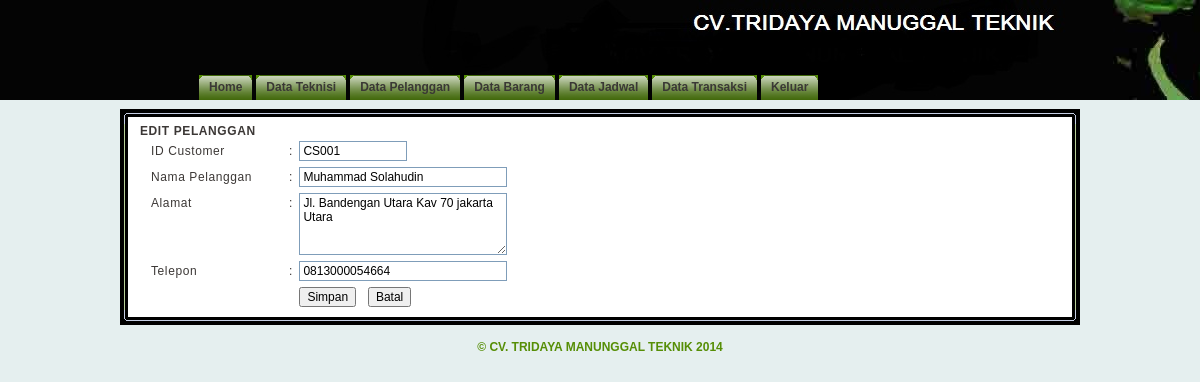
Page /admin.php?page=pelanggan_edit&aksi=edit&id_pelanggan=CS001 (signed in) on the committed database.
### tables this page shows
CREATE TABLE `pelanggan` (
  `id_pelanggan` varchar(5) NOT NULL,
  `nama` varchar(100) NOT NULL,
  `alamat` varchar(100) NOT NULL,
  `ktp` varchar(50) NOT NULL,
  `tempat_lahir` varchar(50) NOT NULL,
  `tanggal_lahir` date NOT NULL,
  `telepon` varchar(15) NOT NULL,
  PRIMARY KEY (`id_pelanggan`)
);

### include/class.php (called while the page is built, shortened)
<?php
class pelanggan {
    function bacadata($field, $id_pelanggan) {
        $query = mysql_query("SELECT * FROM pelanggan WHERE id_pelanggan = '$id_pelanggan'");
        $data = mysql_fetch_array($query);
        if ($field == 'id_pelanggan')
            return $data['id_pelanggan'];
        else if ($field == 'nama')
            return $data['nama'];
        else if ($field == 'alamat')
            return $data['alamat'];
        else if ($field == 'ktp')
            return $data['ktp'];
        else if ($field == 'tempat_lahir')
            return $data['tempat_lahir'];
        else if ($field == 'tanggal_lahir')
            return $data['tanggal_lahir'];
        else if ($field == 'telepon')
            return $data['telepon'];
    }
}
?>

### pelanggan_edit.php (the view, shortened to what this page needs)
<?php
include_once 'include/class.php';
$cust = new pelanggan();
if (isset($_GET['aksi'])) {
    if ($_GET['aksi'] == 'hapus') {
        $id = $_GET['id_pelanggan'];
        $cust->hapuscust($id);
    }
    else if ($_GET['aksi'] == 'edit') {
        $id = $_GET['id_pelanggan'];
        ?>
        <link rel="stylesheet" href="kalender/calendar.css" type="text/css">
        <b>EDIT PELANGGAN</b>
        <table width="100%"  border="0" cellspacing="0" cellpadding="3">
            <form name="pelanggan" action="?page=pelanggan_edit&aksi=update" method="post" onsubmit="return chekForm(this)">
                <tr>
                    <td width="15%"><div class="tabtxt">ID Customer</div></td>
                    <td width="2%"><div class="tabtxt">:</div></td>
                    <td width="83%">
                        <input name="id_pelanggan" style="width:100px" type="textfield" class="tfield" value="<?php echo $cust->bacadata('id_pelanggan', $id); ?>" readonly>
                    </td>
                </tr>
                <tr>
                    <td width="15%"><div class="tabtxt">Nama Pelanggan</div></td>
                    <td width="2%"><div class="tabtxt">:</div></td>
                    <td width="83%">
                        <input name="nama" style="width:200px" type="textfield" class="tfield" value="<?php echo $cust->bacadata('nama', $id); ?>">
                    </td>
                </tr>
                <tr>
                    <td valign="top"><div class="tabtxt">Alamat</div></td>
                    <td valign="top"><div class="tabtxt">:</div></td>
                    <td>
                        <textarea name="alamat" style="width:200px" class="tfield" rows="4"><?php echo $cust->bacadata('alamat', $id); ?></textarea>
                    </td>
                </tr>
                <tr>
                    <td><div class="tabtxt">Telepon</div></td>
                    <td><div class="tabtxt">:</div></td>
                    <td>
                        <input name="ktp" style="width:200px" type="textfield" class="tfield" value="<?php echo $cust->bacadata('ktp', $id); ?>">
                    </td>
                </tr>
                <tr>
                    <td colspan="2">&nbsp;</td>
                    <td>
                        <input name="submit" type="submit" class="button" value="Simpan">&nbsp;&nbsp;
                        <input type="button" class="button" value="Batal" onclick=self.history.back()>
                    </td>
                </tr>
            </form>
        </table>
        <?php
    } else if ($_GET['aksi'] == 'update') {
        $cust->updatecust($_POST['id_pelanggan'], $_POST['nama'], $_POST['alamat'], $_POST['ktp'], $_POST['tmpt_lahir'], tgl_ind_to_eng($_POST['tgl_lahir']), $_POST['telp']);
    }
}
?>

### css/style2.css (style rules this page uses)
html, body { margin: 0; padding: 0; background: #e5efef url(../images/header.jpg) top repeat-x; font: 12px Tahoma, Arial, "Trebuchet MS"; color: #3C3836; }
.rbox02 form { margin: 0; padding: 0; }
.tabtxt { padding: 3px 0 3px 8px; }
.tfield { background: #FFF; width: 120px; font-family: Tahoma, Arial, "Trebuchet MS"; font-size: 12px; font-weight: normal; padding: 2px 3px 2px 3px; border: 1px solid #7F9DB9; }
.button { font-size: 12px; }

### rows in the picture
pelanggan: id_pelanggan "CS001", nama "Muhammad Solahudin", alamat "Jl. Bandengan Utara Kav 70 jakarta Utara", ktp "0813000054664"
